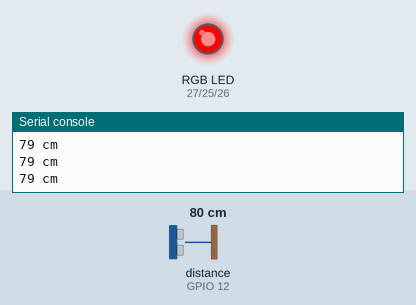
This program was run on a simulated ESP32 board running MicroPython. Shown: an RGB LED mixed from three pins (HIGH = lit), the last lines printed to the serial console. The inputs (shaded band) are chosen by the test bench; at power-on: distance to the obstacle (sensor on GPIO 12) 80 cm. The echo pulse lasts 58.3 µs per cm; pins used as bus, display or sensor lines are not drawn.

Above: at 3.2 s.
3.3 s: distance to the obstacle (sensor on GPIO 12) set to 12 cm
4.8 s: distance to the obstacle (sensor on GPIO 12) set to 9 cm
At 5.6 s:
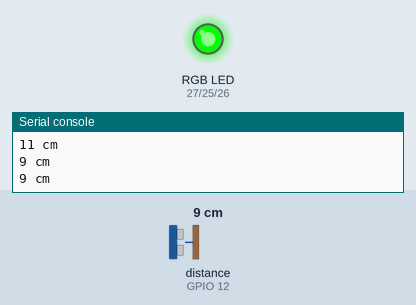
6.5 s: distance to the obstacle (sensor on GPIO 12) set to 18 cm
At 7.0 s:
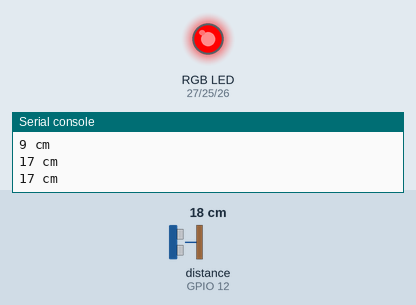
8.0 s: distance to the obstacle (sensor on GPIO 12) set to 2 cm
At 8.5 s:
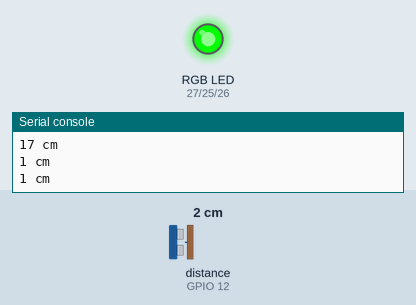
Timing chart, 0 to 10.5 s (numbered marks = the images above; inputs shaded):
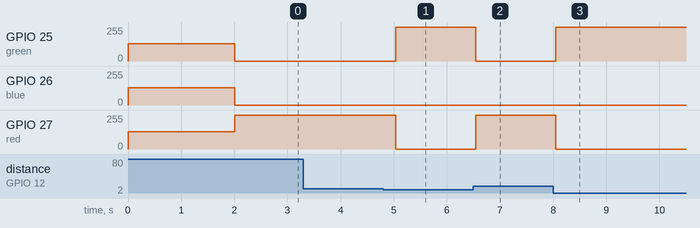

Measured:
- the behaviour switches between 11 and 10 cm on distance to the obstacle (sensor on GPIO 12) (found by bisection; images 0 and 1)
- after the input at 4.8 s, GPIO 25 (green): 0/255 → 255/255 after 0.24 s; GPIO 27 (red): 255/255 → 0/255 after 0.24 s
- after the input at 6.5 s, GPIO 25 (green): 255/255 → 0/255 at once; GPIO 27 (red): 0/255 → 255/255 at once
- after the input at 8.0 s, GPIO 25 (green): 0/255 → 255/255 after 0.05 s; GPIO 27 (red): 255/255 → 0/255 after 0.05 s

The program:

step1_crosswalk_light.py
```python
from machine import Pin, PWM
import time

red = PWM(Pin(27))  # 신호등이 될 RGB LED: 빨강 27, 초록 25, 파랑 26
green = PWM(Pin(25))
blue = PWM(Pin(26))
red.freq(1000)
green.freq(1000)
blue.freq(1000)
trig = Pin(13, Pin.OUT)  # 13번 = 초음파를 쏘는 핀, 12번 = 메아리를 듣는 핀
echo = Pin(12, Pin.IN)


def set_color(r, g, b):
    red.duty(r * 1023 // 255)
    green.duty(g * 1023 // 255)
    blue.duty(b * 1023 // 255)


def get_distance():
    trig.value(1)
    time.sleep_us(10)
    trig.value(0)
    while not echo.value():
        pass
    start = time.ticks_us()
    while echo.value():
        pass
    stop = time.ticks_us()
    t = time.ticks_diff(stop, start) // 2
    return int(340 * t // 10000)


time.sleep(2)  # 센서가 깨어날 시간 2초
while True:
    d = get_distance()  # 보행자까지의 거리를 재서 d 에 담기
    print(d, "cm")
    if d < 10:  # 10cm 보다 가까우면 = 보행자가 왔다
        set_color(0, 255, 0)  # 초록불
    else:
        set_color(255, 0, 0)  # 빨간불
    time.sleep_ms(300)  # 0.3초마다 다시 재기
```
